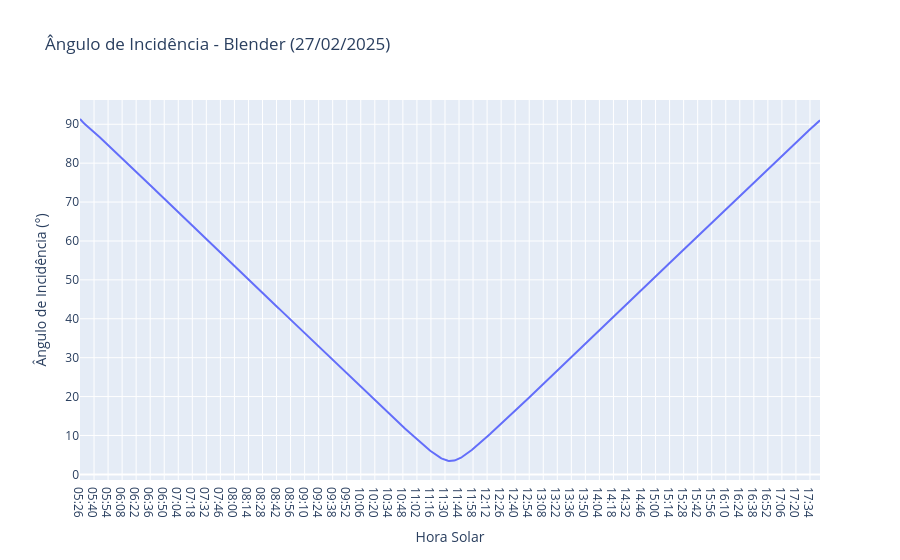
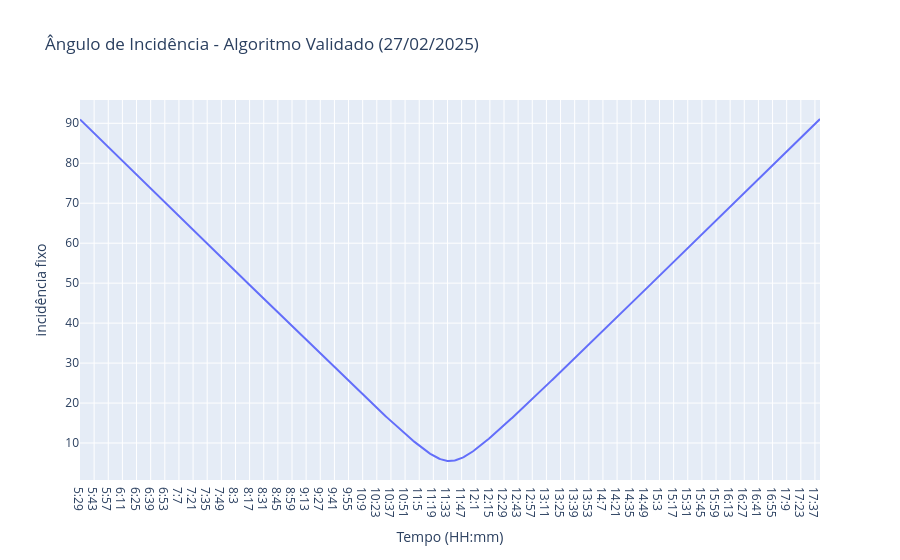

Notebook code cell kept with these figures, in order:
### Code cell
#Ângulo de Incidência no Blender
fig = px.line(df2, x ='Hora Solar', y = "Ângulo de Incidência (°)", title="Ângulo de Incidência - Blender (27/02/2025)")
fig.show()

#Ângulo de Incidência validado no algoritmo 
fig = px.line(df3, x ='Tempo (HH:mm)', y ='incidência fixo', title="Ângulo de Incidência - Algoritmo Validado (27/02/2025)")
fig.show()

### Figure 1 — Plotly figure (JSON) as saved in the notebook; plotly's stock layout.template omitted (floating-point values rounded to 4 significant figures; data arrays with more than 128 entries replaced by an {"elided": "..."} marker saying what was removed)
{"data": [{"hovertemplate": "Hora Solar=%{x}<br>Ângulo de Incidência (°)=%{y}<extra></extra>", "legendgroup": "", "line": {"color": "#636efa", "dash": "solid"}, "marker": {"symbol": "circle"}, "mode": "lines", "name": "", "orientation": "v", "showlegend": false, "type": "scatter", "x": {"elided": "739 str values"}, "xaxis": "x", "y": {"elided": "739 float values"}, "yaxis": "y"}], "layout": {"legend": {"tracegroupgap": 0}, "title": {"text": "Ângulo de Incidência - Blender (27/02/2025)"}, "xaxis": {"anchor": "y", "domain": [0, 1], "title": {"text": "Hora Solar"}}, "yaxis": {"anchor": "x", "domain": [0, 1], "title": {"text": "Ângulo de Incidência (°)"}}}}

### Figure 2 — Plotly figure (JSON) as saved in the notebook; plotly's stock layout.template omitted (floating-point values rounded to 4 significant figures; data arrays with more than 128 entries replaced by an {"elided": "..."} marker saying what was removed)
{"data": [{"hovertemplate": "Tempo (HH:mm)=%{x}<br>incidência fixo=%{y}<extra></extra>", "legendgroup": "", "line": {"color": "#636efa", "dash": "solid"}, "marker": {"symbol": "circle"}, "mode": "lines", "name": "", "orientation": "v", "showlegend": false, "type": "scatter", "x": {"elided": "734 str values"}, "xaxis": "x", "y": {"elided": "734 float values"}, "yaxis": "y"}], "layout": {"legend": {"tracegroupgap": 0}, "title": {"text": "Ângulo de Incidência - Algoritmo Validado (27/02/2025)"}, "xaxis": {"anchor": "y", "domain": [0, 1], "title": {"text": "Tempo (HH:mm)"}}, "yaxis": {"anchor": "x", "domain": [0, 1], "title": {"text": "incidência fixo"}}}}
